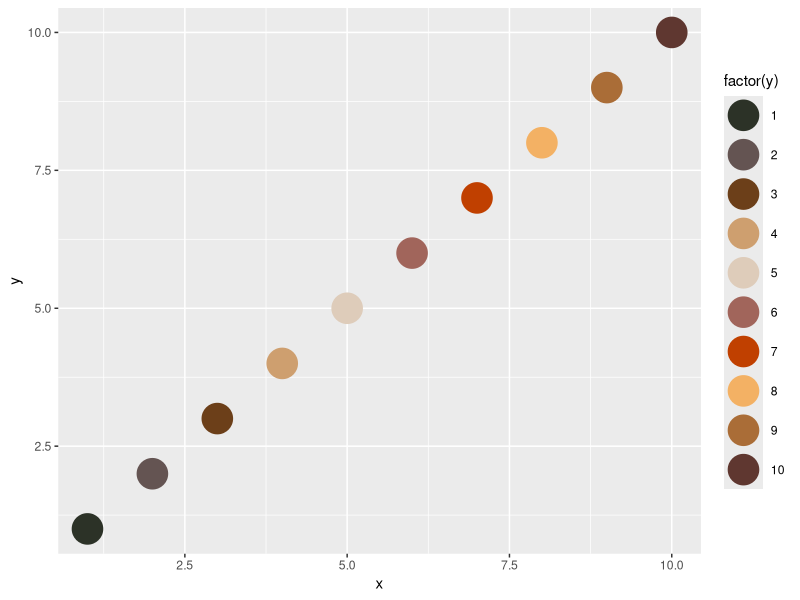

Generate this figure with R:
library(tidyverse)

test <- tibble(x = 1:10, y = 1:10)

woodworkR_palette_names <- c("ebony", "wenge", "walnut",
                             "whiteoak", "pine", "cedar", "mahogany", 
                             "beech", "teak", "redwood")
woodworkR_palette <- c("#2c3227", "#645452", "#6c3f19", 
                       "#ce9f6f", "#deccba", "#a1655b", "#c04000", 
                       "#f3b164", "#aa6d37", "#5F3730")

test %>% 
          ggplot(aes(x, y, color = factor(y))) +
          geom_point(size = 10) +
          scale_color_manual(values = woodworkR_palette)
